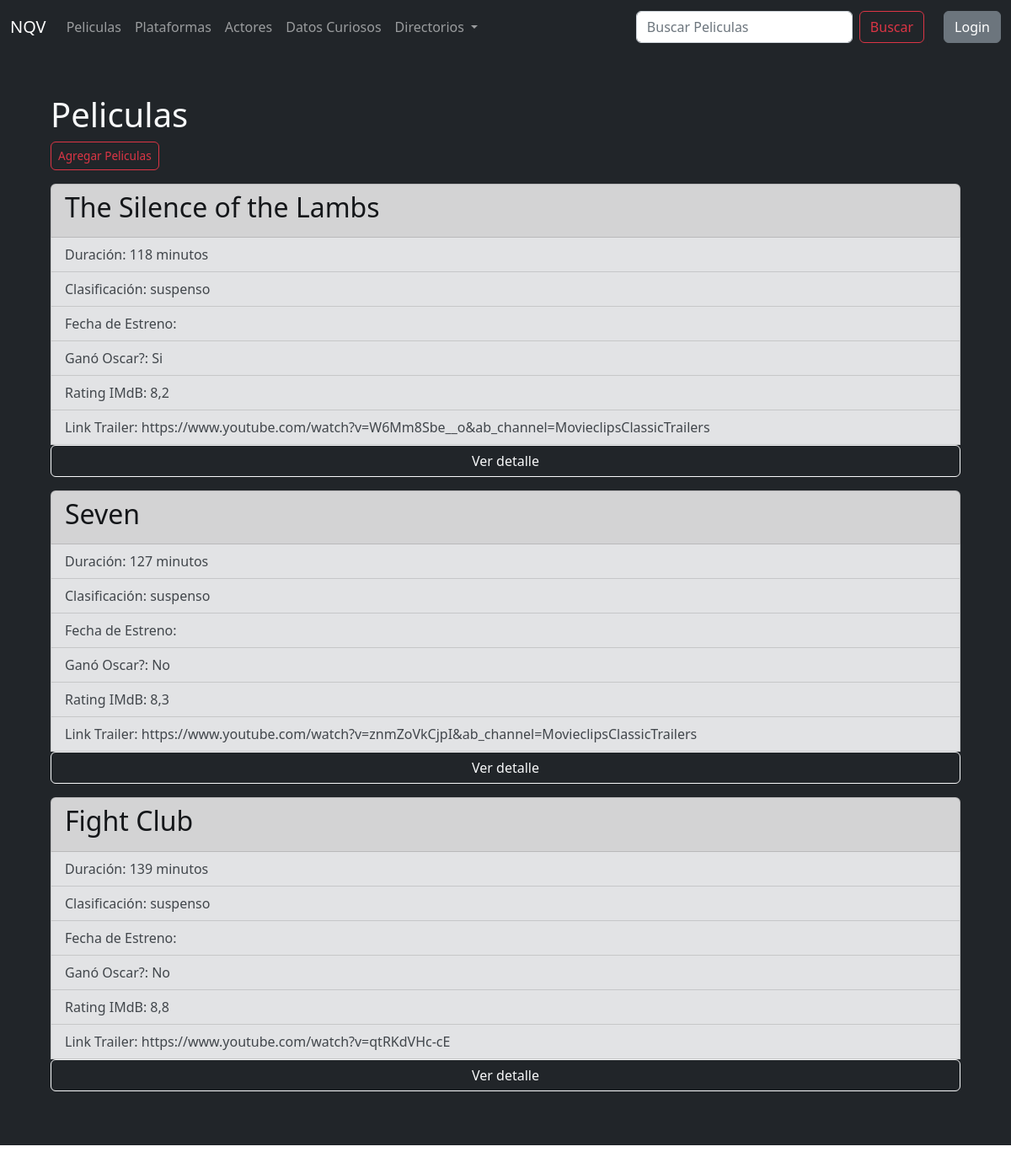
Page /AppNQV/peliculas on the committed database.
### AppNQV/models.py (models this page shows)
class Peliculas(models.Model):
    nombre= models.CharField(max_length=40,blank=True, null=True)
    duracion= models.IntegerField(blank=True, null=True)
    clasificacion= models.CharField(max_length=20, choices=CATEGORIAS, default='drama')
    fechaDeEstreno= models.DateField(blank=True, null=True, verbose_name= 'Fecha de estreno')
    oscar= models.BooleanField(default=False)
    ratingIMDB= models.FloatField(blank=True, null=True, verbose_name= 'Rating IMDB')
    linkTrailer= models.URLField(blank=True, null=True, verbose_name= 'Link Trailer')
    class Meta:
        verbose_name= 'pelicula'
        verbose_name_plural= 'peliculas'

### AppNQV/views.py (the view)
# urls.py: path('peliculas', views.peliculas),#listado peliculas
def peliculas(request):#funcion
    peliculas= Peliculas.objects.all()
    context = {'peliculas': peliculas}
    return render (request, 'peliculas.html', context=context)

### templates/peliculas.html (shortened to what this page needs)
{% extends "padre.html" %}
{% load static %}
{% block contenidoQueCambia %}
<section class="bg-dark text-light p-5">
    <div class="container">
        <h1>Peliculas</h1>
        <a href="/AppNQV/peliculas-formulario" button type="button" class="btn btn-outline-danger"
        style="--bs-btn-padding-y: .35rem; --bs-btn-padding-x: .5rem; --bs-btn-font-size: .85em;">
        Agregar Peliculas
        </a>
            {% for pelicula in peliculas %}
            <ul class="list-group">
                <li class="list-group-item list-group-item-dark"><h2>{{pelicula.nombre}}</h2> </li>
                <li class="list-group-item list-group-item-secondary">Duración: {{pelicula.duracion}} minutos</li>
                <li class="list-group-item list-group-item-secondary">Clasificación: {{pelicula.clasificacion}}</li>
                <li class="list-group-item list-group-item-secondary">Fecha de Estreno: {{pelicula.fecha_De_Estreno}}</li>
                <li class="list-group-item list-group-item-secondary">Ganó Oscar?:
                    {% if pelicula.oscar == True %} Si {% else %} No {% endif %} </li>
                <li class="list-group-item list-group-item-secondary">Rating IMdB: {{pelicula.ratingIMDB}} </li>
                <li class="list-group-item list-group-item-secondary">Link Trailer: {{pelicula.linkTrailer}} </li>
                <a href="/AppNQV/peliculas-detalle/{{pelicula.id}}/" class="btn btn-outline-light">Ver detalle</a>
            </ul>
        {% endfor %}
    </div>
</section>
{% endblock %}

### rows in the picture
Peliculas: nombre "The Silence of the Lambs", duracion "118", clasificacion "suspenso", oscar "Si", ratingIMDB "8,2", linkTrailer "https://www.youtube.com/watch?v=W6Mm8Sbe__o&ab_channel=MovieclipsClassicTrailers"
Peliculas: nombre "Seven", duracion "127", clasificacion "suspenso", oscar "No", ratingIMDB "8,3", linkTrailer "https://www.youtube.com/watch?v=znmZoVkCjpI&ab_channel=MovieclipsClassicTrailers"
Peliculas: nombre "Fight Club", duracion "139", clasificacion "suspenso", oscar "No", ratingIMDB "8,8", linkTrailer "https://www.youtube.com/watch?v=qtRKdVHc-cE"
